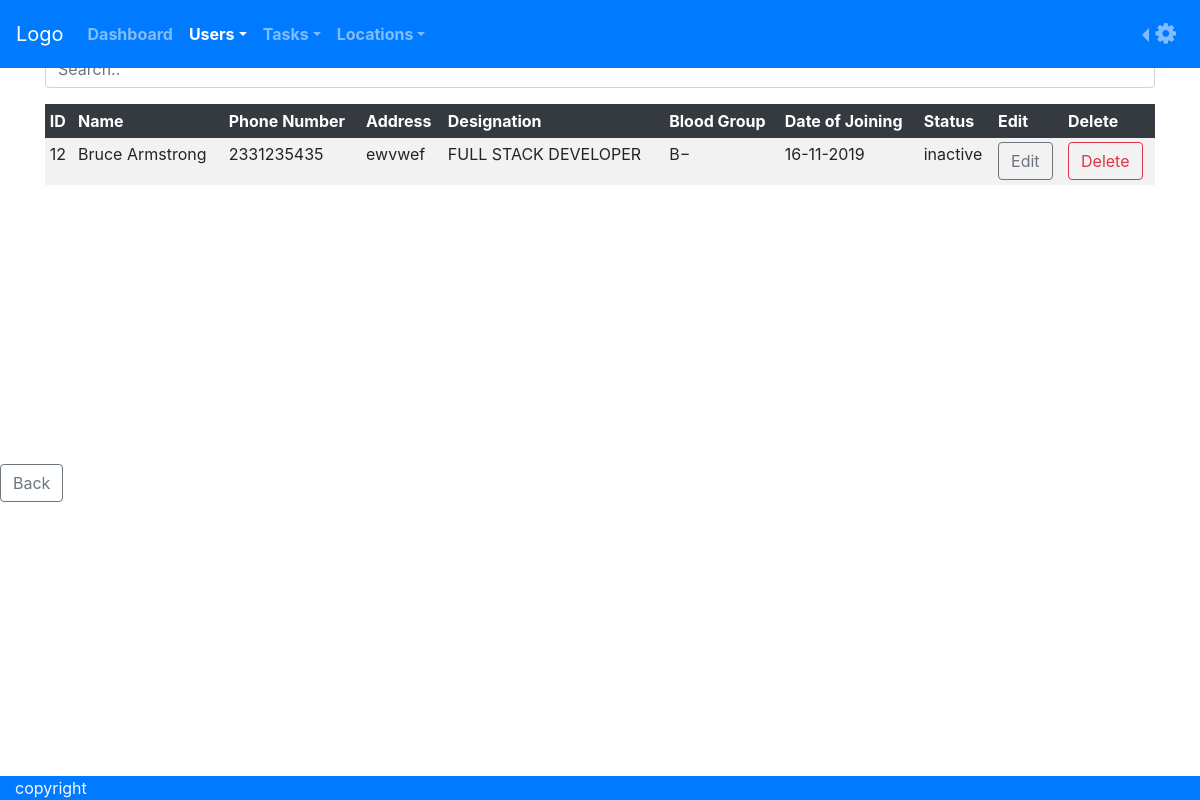
/users/, run on the app's committed database.
### users/models.py (models this page shows)
class user(models.Model):
        tid = models.BigAutoField(max_length=5,null=False,unique=True,primary_key=True)
        name = models.CharField(max_length=35,null=False)
        phone = models.IntegerField(unique=True,null=False)
        address = models.CharField(max_length=500,null=False)
        designation = models.CharField(max_length=50,null=False)
        bloodgroup = models.CharField(max_length=5,null=False)
        dateofjoining = models.DateTimeField(blank=True,null=False)
        status = models.CharField(max_length=10,null=False)

### users/views.py (the view)
# urls.py: path('users/',include('users.urls')),
def users(request):
     context={'user':user.objects.all() }
     return render(request,'users.html',context)

### templates/users.html (shortened to what this page needs)
<!DOCTYPE html>
<html lang="en">
<head>
    <link rel="stylesheet" href="https://maxcdn.bootstrapcdn.com/bootstrap/4.3.1/css/bootstrap.min.css">
    <link rel="stylesheet" href="https://cdnjs.cloudflare.com/ajax/libs/font-awesome/4.7.0/css/font-awesome.min.css">
  </head>
<body align="center">
  <header>
    <nav class="navbar navbar-expand-sm bg-primary navbar-dark fixed-top">
      <a class="navbar-brand" href="#">Logo</a>
     <div class="collapse navbar-collapse" id="collapsibleNavbar">
      <ul class="navbar-nav mr-auto" >
            <li class="nav-item ">
             <a class="nav-link " href="/"><b>Dashboard</b></a>
            </li>
            <li class="nav-item dropdown active">
                  <a class="nav-link  dropdown-toggle"  data-toggle="dropdown" href="#"><b>Users</b></a>
            </li>
            <li class="nav-item dropdown">
                  <a class="nav-link  dropdown-toggle"  data-toggle="dropdown"  href="#"><b>Tasks</b></a>
              </li>
            <li class="nav-item dropdown">
              <a class="nav-link dropdown-toggle"  data-toggle="dropdown"  href="#"><b>Locations</b></a>
          </li>
      </ul>
      <ul class="nav navbar-nav" >
            <li class="nav-item">
            <li class="nav-item dropdown dropleft">
                  <a class="nav-link  dropdown-toggle" data-toggle="dropdown" id="navbardrop" href="#"><b><i class="fa fa-gear"></i></b></a>
              </li>
          </ul>
      </div>
        </nav>
      </header>
<main>
  <div  >
    <a href="add/" class="btn btn-outline-success" id="add" > + Add</a>
</div>
<div class="container form-group" >
    <input type="text" maxlength="30" class="form-control" placeholder="Search.." id="search" name="search">
</div>
<div  align="center" class="container table-fixed">
<table class="table table-sm table-striped  table-hover table-borderless">
<thead class="thead-dark">
        <tr>
            <th>ID</th>
            <th>Name</th>
            <th>Phone Number</th>
            <th>Address</th>
            <th>Designation</th>
            <th>Blood Group</th>
            <th>Date of Joining</th>
            <th>Status</th>
            <th>Edit</th>
            <th>Delete</th>
        </tr>
        </thead>
        {% for item in user %}
        <tr class="filter">
        <td>{{item.tid}}</td>
        <td>{{item.name}}</td>
        <td>{{item.phone}}</td>
        <td>{{item.address}}</td>
        <td>{{item.designation}}</td>
        <td>{{item.bloodgroup}}</td>
        <td>{{item.dateofjoining|date:'d-m-Y'}}</td>
        <td>{{item.status}}</td>
        <td><a href="edit/{{ item.tid }}/"  id="edit" class="btn btn-outline-secondary">Edit</a></td>
        <td><button value="{{ item.tid }}" class="btn btn-outline-danger delete" data-toggle="modal" data-target="#Mdelete">Delete</button></td>
        </tr>
        {% endfor %}
    </table></div>
    <a id="back"  class="btn btn-outline-secondary" href="/">Back</a>
</main>
<footer class="container-fluid text-light bg-primary fixed-bottom" >copyright<br> </footer>
</body>
</html>

### templates/users.html (style rules this page uses)
body { display:block; }
#navbardrop { font-size:2vw; }
#add { float:right; margin-left:1vw; margin-right:1vw; margin-bottom:1vw; }
#search { margin-top:7vw; }
.table-fixed { height:30vw; overflow-y:auto; width: 100vw; }

### data on the page
user: tid "12", name "Bruce Armstrong", phone "2331235435", address "ewvwef", designation "FULL STACK DEVELOPER", bloodgroup "B−", dateofjoining "16-11-2019", status "inactive"
